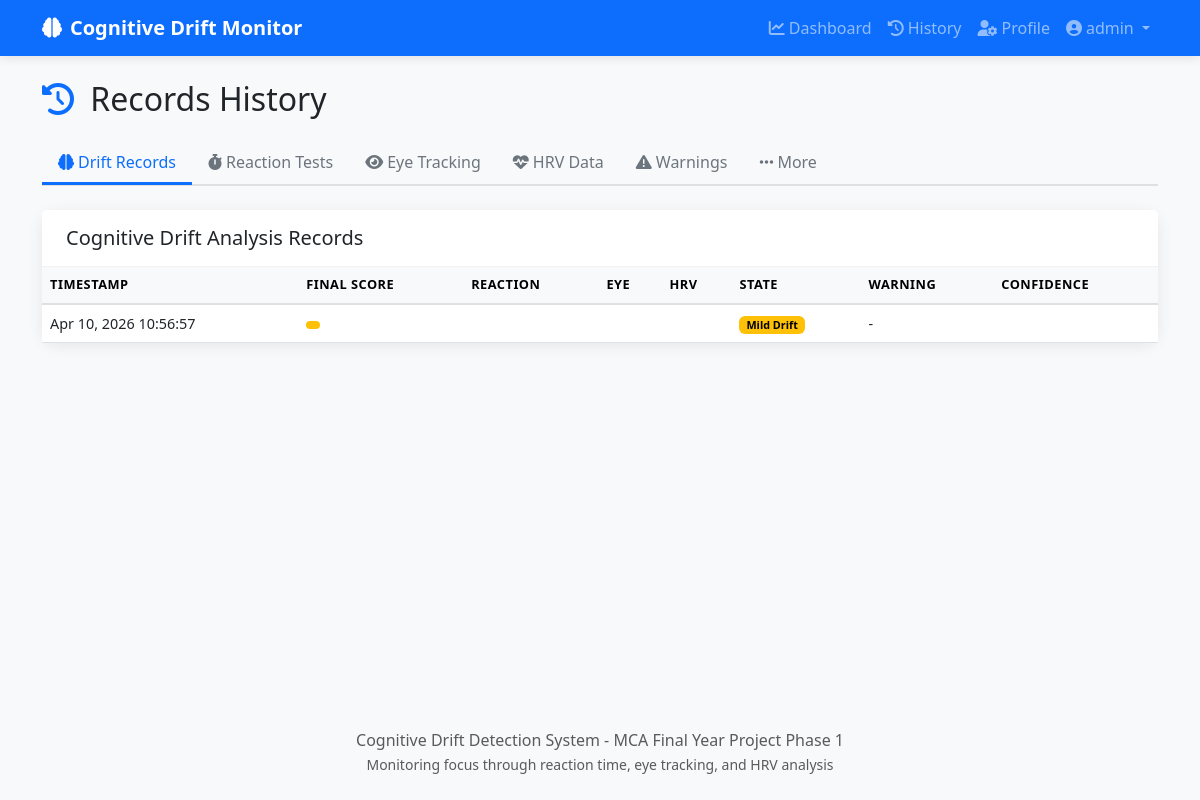
Page /history/ (signed in) on the committed database.
### core/models.py (models this page shows, shortened)
class DriftRecord(models.Model):
    COGNITIVE_STATE_CHOICES = [
        ('focused', 'Focused'),
        ('mild_drift', 'Mild Drift'),
        ('moderate_drift', 'Moderate Drift'),
        ('severe_drift', 'Severe Drift'),
    ]
    WARNING_LEVEL_CHOICES = [
        ('none', 'None'),
        ('low', 'Low'),
        ('medium', 'Medium'),
        ('high', 'High'),
        ('critical', 'Critical'),
    ]
    user = models.ForeignKey(User, on_delete=models.CASCADE, related_name='drift_records')
    timestamp = models.DateTimeField(default=timezone.now)
    reaction_score = models.FloatField(null=True, blank=True, help_text="Reaction time based score (0-100)")
    eye_score = models.FloatField(null=True, blank=True, help_text="Eye tracking based score (0-100)")
    hrv_score = models.FloatField(null=True, blank=True, help_text="Heart rate variability score (0-100)")
    final_score = models.FloatField(null=True, blank=True, help_text="Combined final drift score (0-100, higher = more drift)")
    cognitive_state = models.CharField(max_length=20, choices=COGNITIVE_STATE_CHOICES, default='focused')
    warning_level = models.CharField(max_length=10, choices=WARNING_LEVEL_CHOICES, null=True, blank=True)
    reaction_triggered = models.BooleanField(default=False, help_text="Whether reaction test was triggered")
    confidence_score = models.FloatField(null=True, blank=True, help_text="Model confidence (0-1)")
    class Meta:
        verbose_name = "Drift Record"
        verbose_name_plural = "Drift Records"
        ordering = ['-timestamp']
        indexes = [
            models.Index(fields=['user', '-timestamp']),
        ]

### core/views.py (the view)
# urls.py: path('history/', views.history_view, name='history'),
@login_required
def history_view(request):
    user = request.user
    drift_records = DriftRecord.objects.filter(user=user).order_by('-timestamp')[:50]
    reaction_records = ReactionSession.objects.filter(user=user).order_by('-timestamp')[:20]
    eye_records = EyeRecord.objects.filter(user=user).order_by('-timestamp')[:20]
    hrv_records = HRVRecord.objects.filter(user=user).order_by('-timestamp')[:20]
    warning_records = WarningLog.objects.filter(user=user).order_by('-timestamp')[:20]
    goal_records = GoalRecord.objects.filter(user=user).order_by('-date')[:20]
    pomodoro_records = PomodoroSession.objects.filter(user=user).order_by('-start_time')[:20]
    distraction_records = DistractionRecord.objects.filter(user=user).order_by('-timestamp')[:20]
    context = {
        'drift_records': drift_records,
        'reaction_records': reaction_records,
        'eye_records': eye_records,
        'hrv_records': hrv_records,
        'warning_records': warning_records,
        'goal_records': goal_records,
        'pomodoro_records': pomodoro_records,
        'distraction_records': distraction_records,
    }
    return render(request, 'core/history.html', context)

### core/models.py (called while the page is built)
    @property
    def accuracy(self):
        if self.total_trials > 0:
            return (self.valid_trials / self.total_trials) * 100
        return 0

### templates/core/history.html (shortened to what this page needs)
{% extends 'base.html' %}
{% block content %}
<div class="container py-4">
    <h2 class="mb-4">
        <i class="fas fa-history me-2 text-primary"></i>
        Records History
    </h2>
    <ul class="nav nav-tabs mb-4" id="historyTabs" role="tablist">
        <li class="nav-item" role="presentation">
            <button class="nav-link active" id="drift-tab" data-bs-toggle="tab" data-bs-target="#drift" type="button">
                <i class="fas fa-brain me-1"></i>Drift Records
            </button>
        </li>
        <li class="nav-item" role="presentation">
            <button class="nav-link" id="reaction-tab" data-bs-toggle="tab" data-bs-target="#reaction" type="button">
                <i class="fas fa-stopwatch me-1"></i>Reaction Tests
            </button>
        </li>
        <li class="nav-item" role="presentation">
            <button class="nav-link" id="eye-tab" data-bs-toggle="tab" data-bs-target="#eye" type="button">
                <i class="fas fa-eye me-1"></i>Eye Tracking
            </button>
        </li>
        <li class="nav-item" role="presentation">
            <button class="nav-link" id="hrv-tab" data-bs-toggle="tab" data-bs-target="#hrv" type="button">
                <i class="fas fa-heartbeat me-1"></i>HRV Data
            </button>
        </li>
        <li class="nav-item" role="presentation">
            <button class="nav-link" id="warning-tab" data-bs-toggle="tab" data-bs-target="#warning" type="button">
                <i class="fas fa-exclamation-triangle me-1"></i>Warnings
            </button>
        </li>
        <li class="nav-item" role="presentation">
            <button class="nav-link" id="other-tab" data-bs-toggle="tab" data-bs-target="#other" type="button">
                <i class="fas fa-ellipsis-h me-1"></i>More
            </button>
        </li>
    </ul>
    <div class="tab-content" id="historyTabsContent">
        <div class="tab-pane fade show active" id="drift" role="tabpanel">
            <div class="card">
                <div class="card-header bg-white">
                    <h5 class="mb-0">Cognitive Drift Analysis Records</h5>
                </div>
                <div class="card-body p-0">
                    {% if drift_records %}
                        <div class="table-responsive">
                            <table class="table table-hover mb-0">
                                <thead class="table-light">
                                    <tr>
                                        <th>Timestamp</th>
                                        <th>Final Score</th>
                                        <th>Reaction</th>
                                        <th>Eye</th>
                                        <th>HRV</th>
                                        <th>State</th>
                                        <th>Warning</th>
                                        <th>Confidence</th>
                                    </tr>
                                </thead>
                                <tbody>
                                    {% for record in drift_records %}
                                        <tr>
                                            <td>{{ record.timestamp|date:"M d, Y H:i:s" }}</td>
                                            <td>
                                                <span class="badge bg-{% if record.final_score < 30 %}success{% elif record.final_score < 60 %}warning{% else %}danger{% endif %}">
                                                </span>
                                            </td>
                                            <td>{{ record.reaction_score|default:"--"|stringformat:"%.1f" }}</td>
                                            <td>{{ record.eye_score|default:"--"|stringformat:"%.1f" }}</td>
                                            <td>{{ record.hrv_score|default:"--"|stringformat:"%.1f" }}</td>
                                            <td>
                                                <span class="badge bg-{% if record.cognitive_state == 'focused' %}success{% elif record.cognitive_state == 'mild_drift' %}warning{% else %}danger{% endif %}">
                                                    {{ record.get_cognitive_state_display }}
                                                </span>
                                            </td>
                                            <td>{{ record.get_warning_level_display|default:"-" }}</td>
                                            <td>{{ record.confidence_score|default:"--"|stringformat:"%.2f" }}</td>
                                        </tr>
                                    {% endfor %}
                                </tbody>
                            </table>
                        </div>
                    {% else %}
                        <div class="text-center py-5 text-muted">
                            <i class="fas fa-brain fa-3x mb-3"></i>
                            <p>No drift records found. Start monitoring to see data here.</p>
                        </div>
                    {% endif %}
                </div>
            </div>
        </div>
    </div>
</div>
{% endblock %}

### templates/base.html (shortened to what this page needs)
<!DOCTYPE html>
<html lang="en">
<head>
    <link href="https://cdn.jsdelivr.net/npm/bootstrap@5.3.0/dist/css/bootstrap.min.css" rel="stylesheet">
    <link href="https://cdnjs.cloudflare.com/ajax/libs/font-awesome/6.4.0/css/all.min.css" rel="stylesheet">
    {% load static %}
    <link rel="stylesheet" href="{% static 'css/style.css' %}">
</head>
<body>
    <nav class="navbar navbar-expand-lg navbar-dark bg-primary">
        <div class="container">
            <a class="navbar-brand" href="{% url 'home' %}">
                <i class="fas fa-brain me-2"></i>Cognitive Drift Monitor
            </a>
            <div class="collapse navbar-collapse" id="navbarNav">
                <ul class="navbar-nav ms-auto">
                    {% if user.is_authenticated %}
                        <li class="nav-item">
                            <a class="nav-link" href="{% url 'dashboard' %}">
                                <i class="fas fa-chart-line me-1"></i>Dashboard
                            </a>
                        </li>
                        <li class="nav-item">
                            <a class="nav-link" href="{% url 'history' %}">
                                <i class="fas fa-history me-1"></i>History
                            </a>
                        </li>
                        <li class="nav-item">
                            <a class="nav-link" href="{% url 'profile' %}">
                                <i class="fas fa-user-cog me-1"></i>Profile
                            </a>
                        </li>
                        <li class="nav-item dropdown">
                            <a class="nav-link dropdown-toggle" href="#" id="userDropdown" role="button" data-bs-toggle="dropdown">
                                <i class="fas fa-user-circle me-1"></i>{{ user.username }}
                            </a>
                        </li>
                    {% endif %}
                </ul>
            </div>
        </div>
    </nav>
    <main>
        {% block content %}{% endblock %}
    </main>
    <footer class="bg-light py-4 mt-5">
        <div class="container text-center">
            <p class="text-muted mb-0">
                Cognitive Drift Detection System - MCA Final Year Project Phase 1
            </p>
            <small class="text-muted">
                Monitoring focus through reaction time, eye tracking, and HRV analysis
            </small>
        </div>
    </footer>
</body>
</html>

### static/css/style.css (style rules this page uses)
:root { --primary-color: #0d6efd; --secondary-color: #6c757d; --success-color: #28a745; --warning-color: #ffc107; --danger-color: #dc3545; --info-color: #0dcaf0; --light-bg: #f8f9fa; --dark-bg: #212529; }
* { box-sizing: border-box; }
body { font-family: 'Segoe UI', Tahoma, Geneva, Verdana, sans-serif; background-color: var(--light-bg); min-height: 100vh; display: flex; flex-direction: column; }
main { flex: 1; }
.navbar { box-shadow: 0 2px 10px rgba(0, 0, 0, 0.1); }
.navbar-brand { font-weight: 600; }
.card { border: none; border-radius: 15px; box-shadow: 0 3px 15px rgba(0, 0, 0, 0.08); }
.card-header { border-bottom: 1px solid rgba(0, 0, 0, 0.05); padding: 1rem 1.5rem; }
.table { font-size: 0.9rem; }
.table thead th { border-bottom: 2px solid #e0e0e0; font-weight: 600; text-transform: uppercase; font-size: 0.8rem; letter-spacing: 0.5px; }
.nav-tabs { border-bottom: 2px solid #e0e0e0; }
.nav-tabs .nav-link { border: none; border-bottom: 3px solid transparent; color: var(--secondary-color); font-weight: 500; }
.nav-tabs .nav-link.active { border: none; border-bottom: 3px solid var(--primary-color); color: var(--primary-color); background: transparent; }
.badge.bg-warning { background-color: var(--warning-color) !important; color: #000 !important; }

### rows in the picture
DriftRecord: timestamp "Apr 10, 2026 10:56:57", cognitive_state "Mild Drift", warning_level "-"

### other values in the picture
{{ user.username }} "admin"
